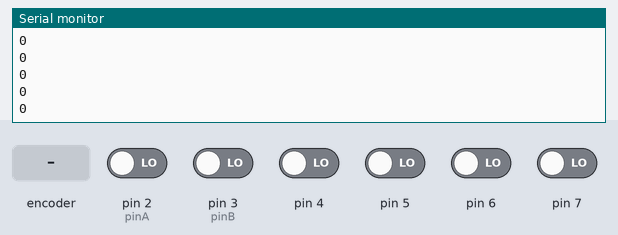
Recording of a sketch running on a simulated Arduino Uno, built with avr-gcc and run on an emulated ATmega328P. Parts: the last lines printed to the serial monitor. The inputs (shaded band) are chosen by the test bench; at power-on: pin 2 (pinA), pin 3 (pinB), pin 4–7 LOW.

Above: at 1.2 s.
1.3 s: rotary encoder on pin 2 (pinA) / pin 3 (pinB) turned 1 step (first pin leading)
At 1.8 s:
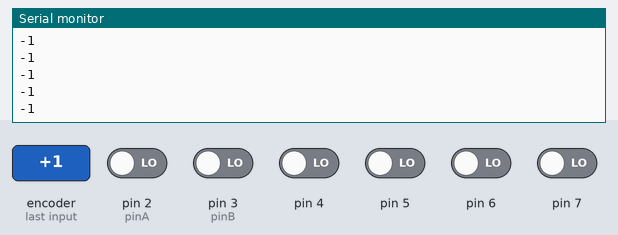
3.0 s: rotary encoder on pin 2 (pinA) / pin 3 (pinB) turned 1 step (first pin leading)
At 3.5 s:
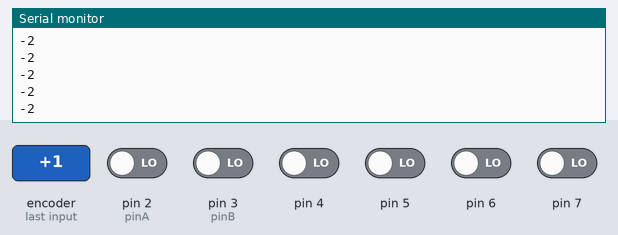
Timing chart, 0 to 6.0 s (numbered marks = the images above; inputs shaded):
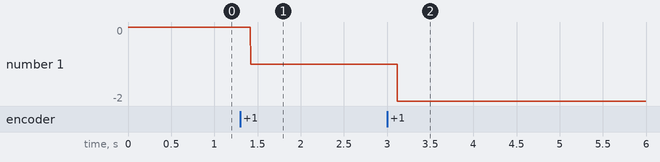

Measured:
- after the input at 1.3 s, the serial monitor: prints a new line after 0.12 s (image 1)
- after the input at 3.0 s, the serial monitor: prints a new line after 0.12 s (image 2)
- plotted number 1: 0 → -1 after the input at 1.3 s, -1 → -2 after the input at 3.0 s

The sketch:

EncoderRead.ino
```cpp
#include <DigitalIO.h>

#define pinA 2
#define pinB 3

PinIO readPinA(pinA);
PinIO readPinB(pinB);

int counter;

void setup() {
  // put your setup code here, to run once:
  Serial.begin(9600);
  pinMode(pinA, INPUT);
  pinMode(pinB, INPUT);
attachInterrupt(0, pinA_ISR, RISING);
attachInterrupt(1, pinB_ISR, RISING);
counter = 0;
}

void pinA_ISR(){
  //If the other pin is low, pin A is leading
  if(readPinB.read() == 0){
    counter--; //increments the times that pin A leads
  }
}

void pinB_ISR(){
  if(readPinA.read() == 0){
    counter++; //Increments the times that pin B leads
  }

}

void loop() {
  Serial.println(counter);
}
```
